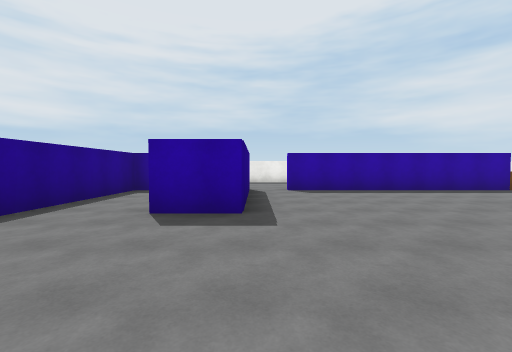
view 1 (above)

20 first-person views from a walk through a scene from a Unity 3-D project. The camera is 1.5 m above the floor, tilts 2° down and sees 90° across. The floor is counted in squares, 2.4 m on a side. Each view is taken from the middle of a square. On the plan, view 1 faces up. The plan holds only what a view shows up to about 9 squares ahead; the rest is blank. The place goes on beyond the plan. The player is left out. Door leaves are left out, so doorways stand open. Surface patterns are stand-ins for the level's own textures.

view 2
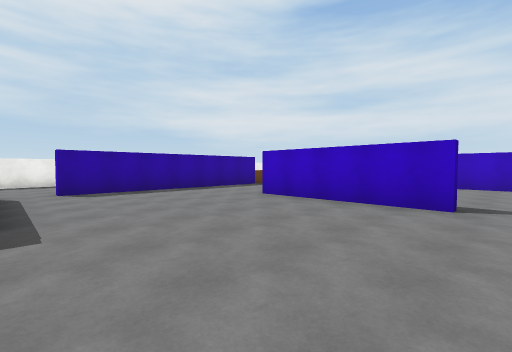

view 3
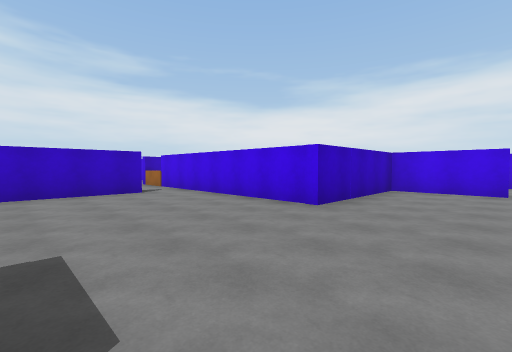

view 4
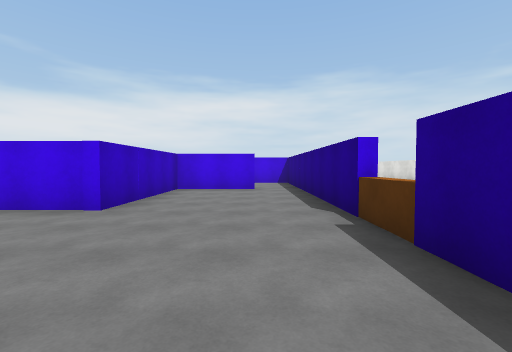

view 5
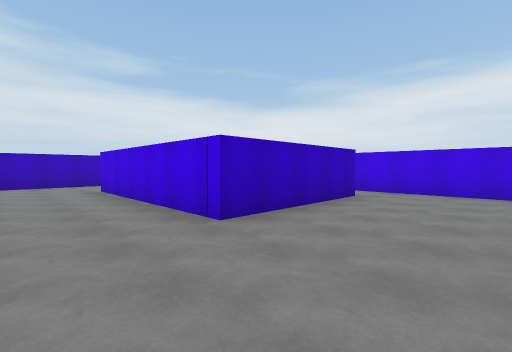

view 6
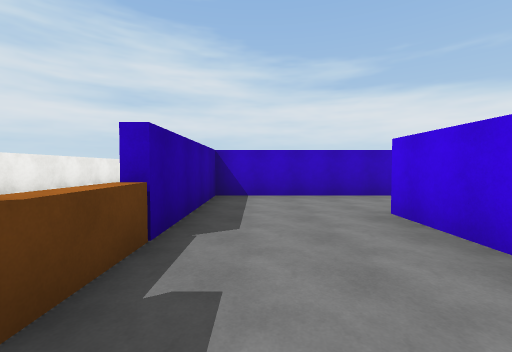

view 7
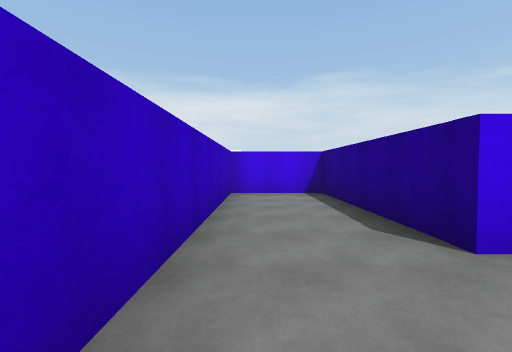

view 8
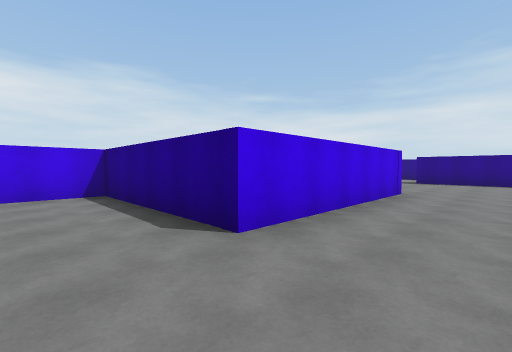

view 9
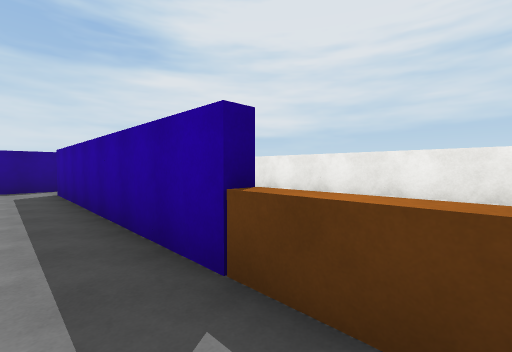

view 10
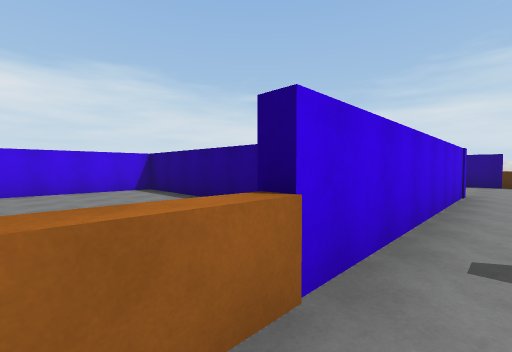

view 11
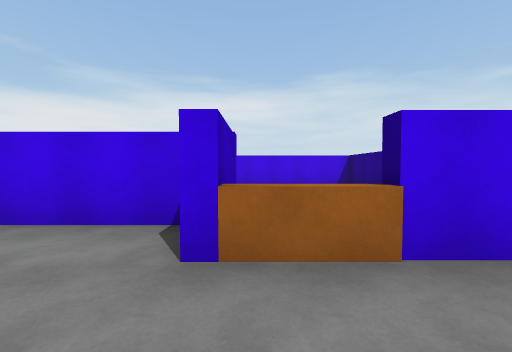

view 12
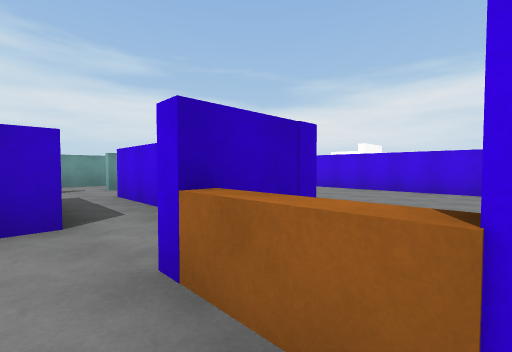

view 13
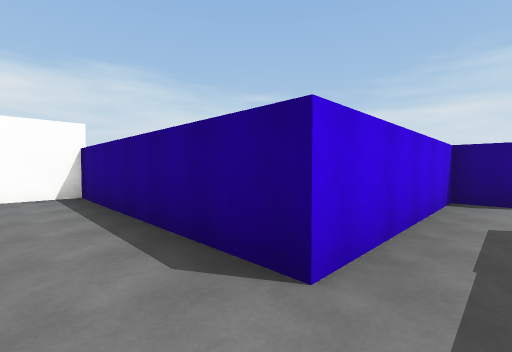

view 14
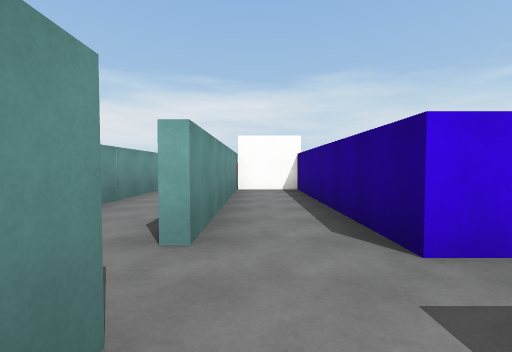

view 15
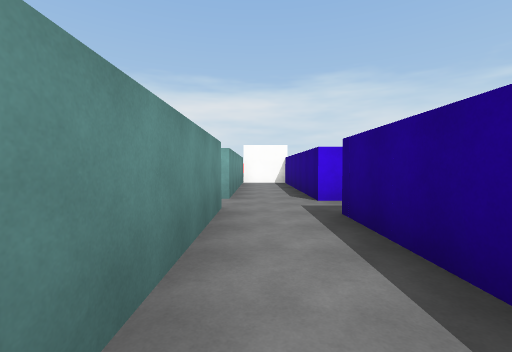

view 16
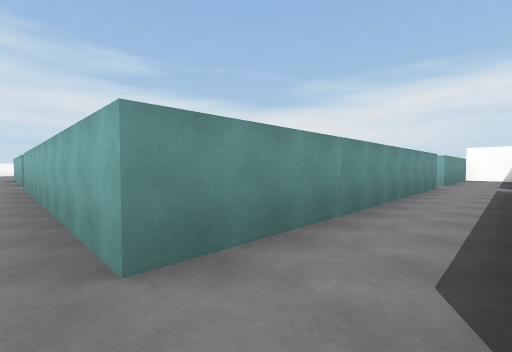

view 17
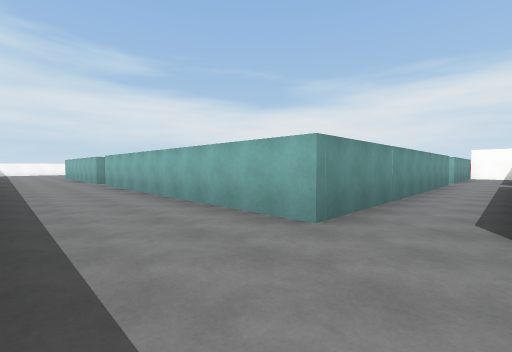

view 18
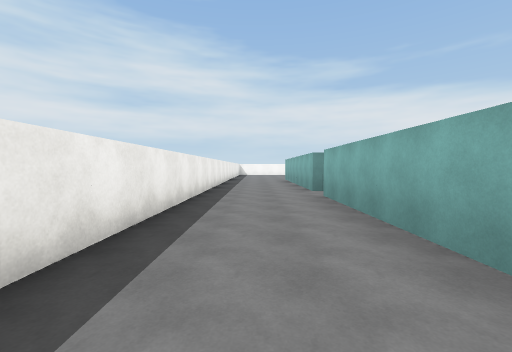

view 19
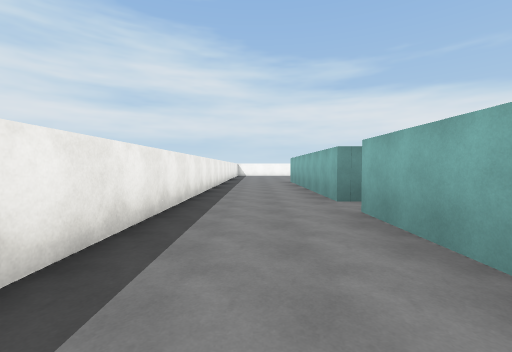

view 20
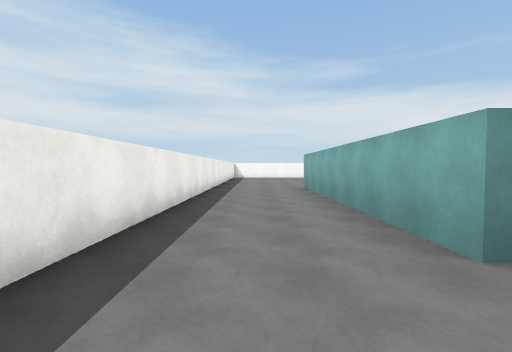

### Floor plan
Ten units are one square. View 1 is at (0, 0); x grows to the right and y downward. Boxes are objects, and circles mark ways between rooms. Rooms are numbered by the first view taken in them; rooms with no view inside come last. Other rooms are left out.
<svg viewBox="-45 -108 325 185">
<path fill="none" stroke="#000" d="M44 -5 44 -42M-2 -34 -15 -34M-33 -18 -33 60M-20 43 2 43 2 7 56 7M44 -42 94 -42 94 2 116 2 116 -69 8 -69M-2 -71 -2 -34M56 7 75 7 75 17 85 17M92 5 92 -11M135 9 135 -75M118 -19 118 5M85 17 118 17 118 72 135 72 135 20M14 -103 0 -103M81 -103 36 -103M135 -75 216 -75M141 -103 102 -103M226 -75 275 -75M275 -103 172 -103"/>
<circle cx="15" cy="-30" r="3" fill="#2a7"/>
<circle cx="35" cy="-30" r="3" fill="#2a7"/>
<circle cx="50" cy="0" r="3" fill="#2a7"/>
<circle cx="10" cy="-70" r="3" fill="#2a7"/>
<circle cx="90" cy="10" r="3" fill="#2a7"/>
<circle cx="130" cy="-70" r="3" fill="#2a7"/>
<text x="10" y="0">1</text>
<text x="70" y="-50">2</text>
<text x="70" y="-10">3</text>
<text x="120" y="10">4</text>
<text x="-40" y="-30">5</text>
</svg>
Room 1 opens to room 2. Room 1 opens to room 3. Room 2 opens to room 5. Room 3 opens to room 4. Room 4 opens to room 5.

Where each view was taken, in squares from view 1:
view 1: 0 up, 0 right, facing up
view 2: 0 up, 0 right, facing up-right
view 3: 3 up, 2 left, facing down-right
view 4: 3 up, 2 left, facing down
view 5: 6 up, 2 right, facing down-right
view 6: 6 up, 6 right, facing right
view 7: 6 up, 11 right, facing down
view 8: 6 up, 11 right, facing down-left
view 9: 6 up, 8 right, facing up-left
view 10: 0 up, 7 right, facing down-left
view 11: 1 up, 7 right, facing down
view 12: 0 up, 6 right, facing down-right
view 13: 1 down, 13 right, facing down-left
view 14: 0 up, 13 right, facing down
view 15: 3 up, 13 right, facing down
view 16: 8 up, 12 right, facing down-right
view 17: 10 up, 12 right, facing down-right
view 18: 9 up, 16 right, facing right
view 19: 9 up, 18 right, facing right
view 20: 9 up, 21 right, facing right
